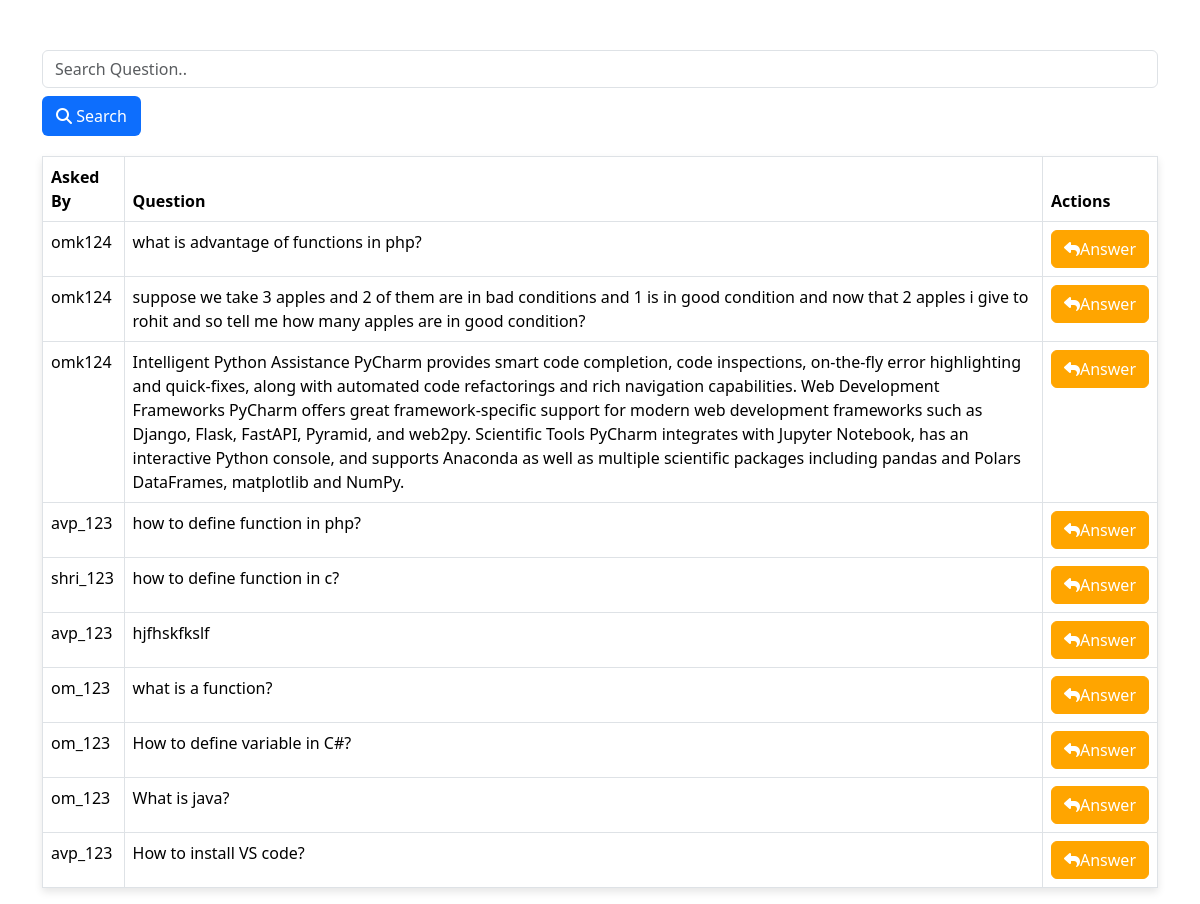
/ans.php, run on the app's committed database.
### tables this page shows
CREATE TABLE `pending_question` (
  `username` varchar(25) NOT NULL,
  `question` varchar(1000) NOT NULL,
  `id` bigint(20) NOT NULL
);

### ans.php (the view, shortened to what this page needs)
<?php
$servername = "localhost";
$username = "root";
$password = "";
$dbname = "cwc";
$conn = new mysqli($servername, $username, $password, $dbname);
$result = [];
if ($_SERVER["REQUEST_METHOD"] == "POST" && isset($_POST["searchKeyword"])) {
    $searchKeyword = $_POST["searchKeyword"];
    $sql = "SELECT * FROM pending_question WHERE question LIKE '%$searchKeyword%'";
    $result = $conn->query($sql)->fetch_all(MYSQLI_ASSOC);
} else {
    $sql = "SELECT * FROM pending_question";
    $result = $conn->query($sql)->fetch_all(MYSQLI_ASSOC);
}
?><!DOCTYPE html>
<html lang="en">
<head>
    <link rel="stylesheet" href="bootstrap/css/bootstrap.css">
</head>
<body>
<div class="container">
    <div class="row">
        <div class="col-md-12">
            <form method="post" action="<?php echo htmlspecialchars($_SERVER["PHP_SELF"]); ?>" class="search-form">
                <div class="form-row align-items-center">
                    <div class="col-auto">
                        <input type="text" class="form-control mb-2" name="searchKeyword" placeholder="Search Question..">
                    </div>
                    <div class="col-auto">
                        <button type="submit" class="btn btn-primary btn-animated-border btn-animated-scale">
                            <i class="fas fa-search"></i> Search
                        </button>
                    </div>
                </div>
            </form>
            <table class="table table-bordered table-hover">
                <thead>
                    <tr>
                        <th>Asked By</th>
                        <th>Question</th>
                        <th>Actions</th>
                    </tr>
                </thead>
                <tbody>
                <?php
                foreach ($result as $row) {
                    echo "<tr>";
                    echo "<td>" . $row['username'] . "</td>";
                    echo "<td>" . $row['question'] . "</td>";
                    echo "<td>
                            <button class='btn btn-orange btn-animated-border btn-animated-scale' onclick='showAnswerForm(" . $row['id'] . ", \"" . $row['question'] . "\")'>
                                <i class='fas fa-reply'></i> Answer
                            </button>
                        </td>";
                    echo "</tr>";
                }
                    ?>
                </tbody>
            </table>
        </div>
    </div>
</div>
</body>
</html>

### ans.php (style rules this page uses)
body { background-color: #ffffff; }
.container { margin-top: 50px; }
.table { box-shadow: 0 4px 8px rgba(0, 0, 0, 0.1); transition: box-shadow 0.3s ease-in-out; }
.btn-animated-border { border: 2px solid transparent; transition: border-color 0.3s ease-in-out; }
.btn-animated-scale { transition: transform 0.3s ease-in-out; }
.btn-orange { display: inline-flex; align-items: center; padding: 6px 12px; color: #ffffff; background-color: #ffa500; border: 1px solid #ffa500; }
.search-form { margin-bottom: 20px; animation: slideInDown 0.5s ease-in-out; }

### data on the page
pending_question: username "omk124", question "what is advantage of functions in php?"
pending_question: username "omk124", question "suppose we take 3 apples and 2 of them are in bad conditions and 1 is in good condition and now that 2 apples i give to rohit and so tell me how many apples are in good condition?"
pending_question: username "omk124", question "Intelligent Python Assistance PyCharm provides smart code completion, code inspections, on-the-fly error highlighting and quick-fixes, along with automated code refactorings and rich navigation capabilities. Web Development Frameworks PyCharm offers great framework-specific support for modern web development frameworks such as Django, Flask, FastAPI, Pyramid, and web2py. Scientific Tools PyCharm integrates with Jupyter Notebook, has an interactive Python console, and supports Anaconda as well as multiple scientific packages including pandas and Polars DataFrames, matplotlib and NumPy."
pending_question: username "avp_123", question "how to define function in php?"
pending_question: username "shri_123", question "how to define function in c?"
pending_question: username "avp_123", question "hjfhskfkslf"
pending_question: username "om_123", question "what is a function?"
pending_question: username "om_123", question "How to define variable in C#?"
pending_question: username "om_123", question "What is java?"
pending_question: username "avp_123", question "How to install VS code?"
